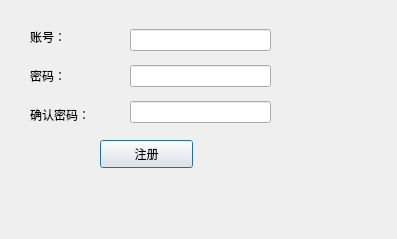
<?xml version="1.0" encoding="UTF-8"?>
<ui version="4.0">
 <class>Register</class>
 <widget class="QDialog" name="Register">
  <property name="geometry">
   <rect>
    <x>0</x>
    <y>0</y>
    <width>397</width>
    <height>239</height>
   </rect>
  </property>
  <property name="windowTitle">
   <string>Dialog</string>
  </property>
  <property name="modal">
   <bool>false</bool>
  </property>
  <widget class="QWidget" name="widget_2" native="true">
   <property name="geometry">
    <rect>
     <x>0</x>
     <y>-20</y>
     <width>311</width>
     <height>201</height>
    </rect>
   </property>
   <widget class="QPushButton" name="RegisterButton">
    <property name="geometry">
     <rect>
      <x>100</x>
      <y>160</y>
      <width>93</width>
      <height>28</height>
     </rect>
    </property>
    <property name="text">
     <string>注册</string>
    </property>
   </widget>
   <widget class="QWidget" name="layoutWidget">
    <property name="geometry">
     <rect>
      <x>130</x>
      <y>41</y>
      <width>141</width>
      <height>111</height>
     </rect>
    </property>
    <layout class="QVBoxLayout" name="verticalLayout">
     <item>
      <widget class="QLineEdit" name="UsernameEdit"/>
     </item>
     <item>
      <widget class="QLineEdit" name="PasswdEdit_1">
       <property name="echoMode">
        <enum>QLineEdit::Password</enum>
       </property>
      </widget>
     </item>
     <item>
      <widget class="QLineEdit" name="PasswdEdit_2">
       <property name="echoMode">
        <enum>QLineEdit::Password</enum>
       </property>
      </widget>
     </item>
    </layout>
   </widget>
   <widget class="QWidget" name="layoutWidget_2">
    <property name="geometry">
     <rect>
      <x>30</x>
      <y>40</y>
      <width>81</width>
      <height>111</height>
     </rect>
    </property>
    <layout class="QVBoxLayout" name="verticalLayout_2">
     <item>
      <widget class="QLabel" name="label_6">
       <property name="text">
        <string>账号：</string>
       </property>
      </widget>
     </item>
     <item>
      <widget class="QLabel" name="label_8">
       <property name="text">
        <string>密码：</string>
       </property>
      </widget>
     </item>
     <item>
      <widget class="QLabel" name="label_9">
       <property name="text">
        <string>确认密码：</string>
       </property>
      </widget>
     </item>
    </layout>
   </widget>
  </widget>
 </widget>
 <resources/>
 <connections/>
</ui>
